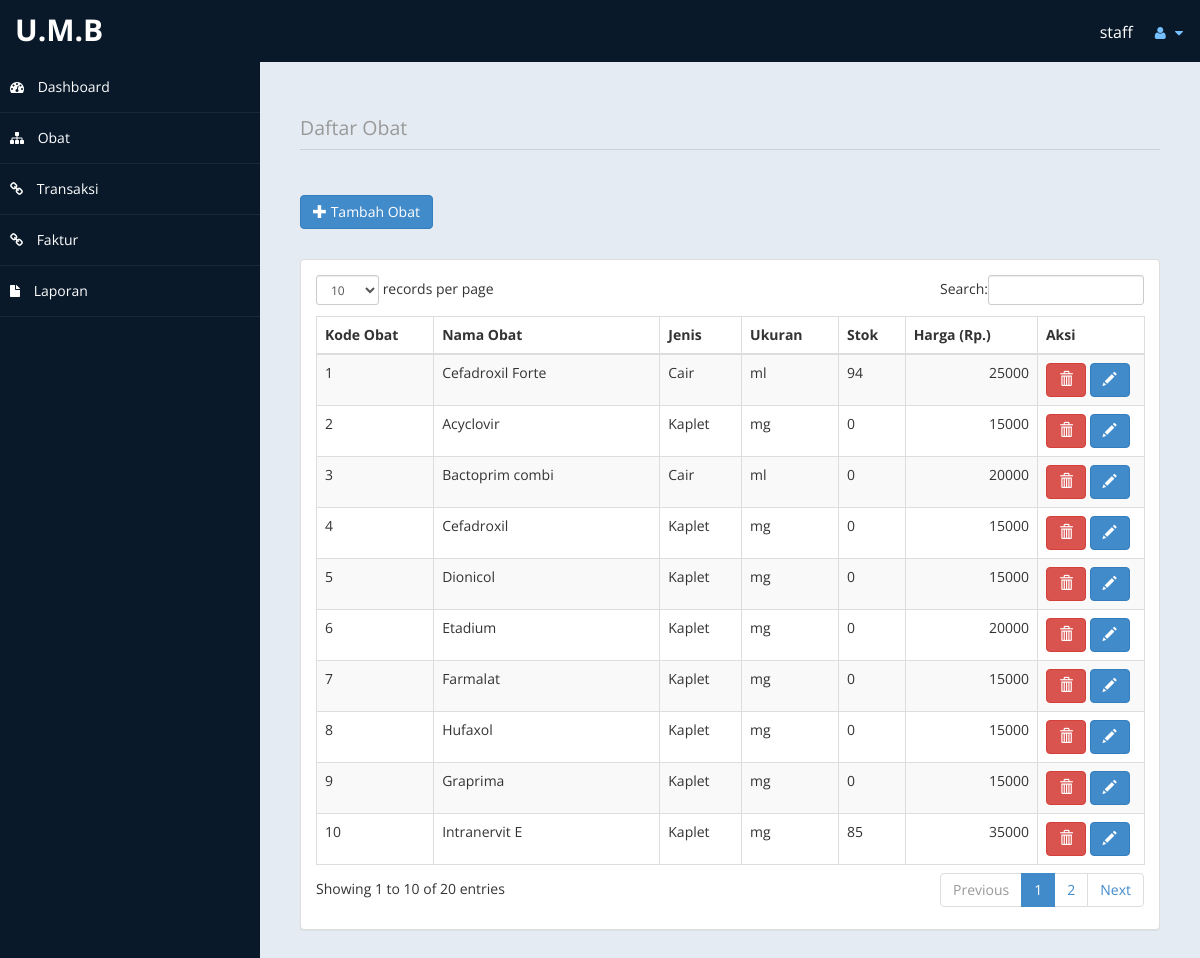
/index.php?page=obat (signed in), run on the app's committed database.
### tables this page shows
CREATE TABLE `tb_obat` (
  `kode_obat` varchar(10) NOT NULL,
  `nama_obat` varchar(50) DEFAULT NULL,
  `jenis` varchar(20) NOT NULL,
  `ukuran` varchar(3) NOT NULL,
  `harga` int(11) NOT NULL,
  `stok` int(11) NOT NULL DEFAULT '0'
);

### content/obat/md_obat.php (the view, shortened to what this page needs)
<?php
if(@$_SESSION['level'] != "kasir"){
?>
	<div class="row">
	    <div class="col-md-12">
	        <h2 class="page-header">
	            <small>Daftar Obat</small>
	        </h2>
	    </div>
	</div>
	<a href="?page=obat&action=input&isedit=0"><button type="button" class="btn btn-primary"><span class="glyphicon glyphicon-plus"></span> Tambah Obat </button></a><p>
	<div class="panel panel-default">
		<div class="panel-body">
			<div class="table-responsive">
				<table id="table_id" class="table table-striped table-bordered table-hover">
					<thead>
						<tr>
							<th width="100">Kode Obat</th>
							<th>Nama Obat</th>
							<th>Jenis</th>
							<th>Ukuran</th>
							<th>Stok</th>
							<th>Harga (Rp.)</th>
							<th width="90">Aksi</th>
						</tr>
					</thead>
					<tbody>
				<?php
					$obtSql = "SELECT * FROM tb_obat ORDER BY kode_obat ASC";
					$obtQry = mysql_query($obtSql)  or die ("Query Obat salah : ".mysql_error());
					while ($obat = mysql_fetch_array($obtQry)) {
				?>
						<tr>
							<td><?php echo $obat['kode_obat'];?></td>
							<td><?php echo $obat['nama_obat'];?></td>
							<td><?php echo $obat['jenis'];?></td>
							<td><?php echo $obat['ukuran'];?></td>
							<td><?php echo $obat['stok'];?></td>
							<td align="right"><?php echo $obat['harga'];?></td>
							<td>
							  <div class='btn-group'>
							  <a href="?page=obat&action=hapus&kd=<?php echo $obat['kode_obat']; ?>" title="Hapus Data Ini" onclick="return confirm('ANDA YAKIN AKAN MENGHAPUS DATA PENTING INI ... ?')"><button type="button" class="btn btn-danger"><span class="glyphicon glyphicon-trash"></span></button></a>
							  <a href="?page=obat&action=input&isedit=1&kd=<?php echo $obat['kode_obat']; ?>" title='Edit Data ini'><button type="button" class="btn btn-primary"><span class="glyphicon glyphicon-pencil"></span></button></a>
							  </div>
							</td>
						</tr>
				<?php
					}
				?>
					</tbody>
				</table>
			</div>
		</div>
	</div>
<?php
} else {
	echo " Anda tidak memiliki akses ";
}
?>

### index.php (shortened to what this page needs)
<!DOCTYPE html>
<html xmlns="http://www.w3.org/1999/xhtml">
<head>
    <link href="assets/css/bootstrap.css" rel="stylesheet" />
    <link href="assets/css/font-awesome.css" rel="stylesheet" />
    <link href="assets/css/custom-styles.css" rel="stylesheet" />
    <link href="assets/js/dataTables/dataTables.bootstrap.css" rel="stylesheet" />
</head>
<body>
    <div id="wrapper">
        <div class="header">
            <?php include ("template/header.php");?>
        </div>
        <div class="nav">
            <?php
                if (@$_SESSION['level'] == 'staff'){
                    include("template/nav_staff.php");
                } else if(@$_SESSION['level'] == 'kasir'){
                    include("template/nav_kasir.php");
                } else {
                    header ("location: login.php");
                }
            ?>
        </div>
        <div id="page-wrapper" >
            <div id="page-inner">
                    <?php
                        $page   = @$_GET['page'];
                        $action = @$_GET['action'];
                        if($page == "obat"){
                            if($action == ""){
                                include ("content/obat/md_obat.php");
                            } else if ($action == "input"){
                                include ("content/obat/form_data_obat.php");
                            } else if ($action == "hapus"){
                                include ("content/obat/hapus_obat.php");
                            }
                        } else if($page == "transaksi"){
                            if($action == ""){
                                include ("content/transaksi/md_transaksi.php");
                            } else if ($action == "input"){
                                include ("content/transaksi/form_transaksi.php");
                            } else if ($action == "detail"){
                                include ("content/transaksi/detail_transaksi.php");
                            }
                        } else if($page == "faktur"){
                            if($action == ""){
                                include ("content/faktur/md_faktur.php");
                            } else if ($action == "input"){
                                include ("content/faktur/form_faktur.php");
                            } else if ($action == "detail"){
                                include ("content/faktur/detail_faktur.php");
                            }
                        } else if($page == "laporan"){
                            if($action == ""){
                                include ("content/laporan/laporan.php");
                            } else if ($action == "hasil"){
                                include ("content/laporan/hasil_laporan.php");
                            }
                        } else if($page == "") {
                            include ("dashboard.php");
                        } else {
                            echo "404! Halaman tidak ditemukan";
                        }
                    ?>
            </div>
        </div>
    </div>
</body>
</html>

### template/header.php (shortened to what this page needs)
<nav class="navbar navbar-default top-navbar" role="navigation">
    <div class="navbar-header">
        <a class="navbar-brand" href="">U.M.B</a>
    </div>
    <ul class="nav navbar-top-links navbar-right">
        <li>
             <?php echo "<p style='color: #fff;'> ".@$_SESSION['nama']."</p>";?>
        </li>
        <li class="dropdown">
            <a class="dropdown-toggle" data-toggle="dropdown" href="#" aria-expanded="false">
                <i class="fa fa-user fa-fw"></i> <i class="fa fa-caret-down"></i>
            </a>
        </li>
    </ul>
</nav>

### template/nav_staff.php
<nav class="navbar-default navbar-side" role="navigation">
    <div class="sidebar-collapse">
        <ul class="nav" id="main-menu">
            <li>
                <a href="?page="><i class="fa fa-dashboard"></i> Dashboard</a>
            </li>
            <li>
                <a href="?page=obat"><i class="fa fa-sitemap"></i> Obat </span></a>
            </li>
            <li>
                <a href="?page=transaksi"><i class="fa fa-link"></i> Transaksi </span></a>
            </li>
            <li>
                <a href="?page=faktur"><i class="fa fa-link"></i> Faktur </span></a>
            </li>
            <li>
                <a href="?page=laporan"><i class="fa fa-file"></i> Laporan </span></a>
            </li>
        </ul>
    </div>
</nav>

### assets/css/custom-styles.css (style rules this page uses)
body { font-family: 'Open Sans', sans-serif; }
#wrapper { width: 100%; background:#09192A; }
#page-wrapper { padding: 15px 15px; min-height: 600px; background:#E5EBF2; }
#page-inner { width:100%; margin:10px 20px 10px 0px; background-color:transparent; padding:10px; min-height:1200px; }
h1, .h1, h2, .h2, h3, .h3 { margin-top: 7px; margin-bottom: -5px; }
h2 { color: #000; }
p { font-size:16px; line-height:25px; padding-top:20px; }
.page-header { padding-bottom: 9px; margin: 10px 0 45px; border-bottom: 1px solid #C7D1DD; }
.top-navbar { margin:0px; }
.top-navbar .navbar-brand { color: #fff; width: 1000px; text-align: left; height: 60px; font-size: 30px; font-weight: 700; text-transform: uppercase; line-height: 30px; }
.top-navbar .nav > li { position: relative; display: inline-block; }
.top-navbar .nav > li > a { position: relative; display: block; padding: 19px 15px; color: #77C0FD; }
.sidebar-collapse , .sidebar-collapse .nav { background:none; }
.sidebar-collapse .nav { padding:0; }
.sidebar-collapse .nav > li > a { color:#fff; background:transparent; text-shadow:none; }
.sidebar-collapse > .nav > li > a { padding:15px 10px; }
.sidebar-collapse > .nav > li { border-bottom: 1px solid rgba(107, 108, 109, 0.19); }
.navbar-side { border:none; background-color: transparent; }
.top-navbar { background:#09192A; border-bottom:none; }
.top-navbar .nav > li > a > i { margin-right: 2px; }
.navbar-default { border:0px solid black; }
.navbar-header { background: #09192A; }
.nav > li > a > i { margin-right:10px; }
@media (min-width:768px) { #page-wrapper { margin: 0 0 0 260px; padding: 15px 30px; min-height: 1200px; } }
@media (min-width:768px) { .navbar-side { z-index: 1; position: absolute; width: 260px; } }
@media (min-width:768px) { .navbar { border-radius: 0px; } }

### data on the page
tb_obat: kode_obat "1", nama_obat "Cefadroxil Forte", jenis "Cair", ukuran "ml", stok "94", harga "25000"
tb_obat: kode_obat "10", nama_obat "Intranervit E", jenis "Kaplet", ukuran "mg", stok "85", harga "35000"
tb_obat: kode_obat "2", nama_obat "Acyclovir", jenis "Kaplet", ukuran "mg", stok "0", harga "15000"
tb_obat: kode_obat "3", nama_obat "Bactoprim combi", jenis "Cair", ukuran "ml", stok "0", harga "20000"
tb_obat: kode_obat "4", nama_obat "Cefadroxil", jenis "Kaplet", ukuran "mg", stok "0", harga "15000"
tb_obat: kode_obat "5", nama_obat "Dionicol", jenis "Kaplet", ukuran "mg", stok "0", harga "15000"
tb_obat: kode_obat "6", nama_obat "Etadium", jenis "Kaplet", ukuran "mg", stok "0", harga "20000"
tb_obat: kode_obat "7", nama_obat "Farmalat", jenis "Kaplet", ukuran "mg", stok "0", harga "15000"
tb_obat: kode_obat "8", nama_obat "Hufaxol", jenis "Kaplet", ukuran "mg", stok "0", harga "15000"
tb_obat: kode_obat "9", nama_obat "Graprima", jenis "Kaplet", ukuran "mg", stok "0", harga "15000"
